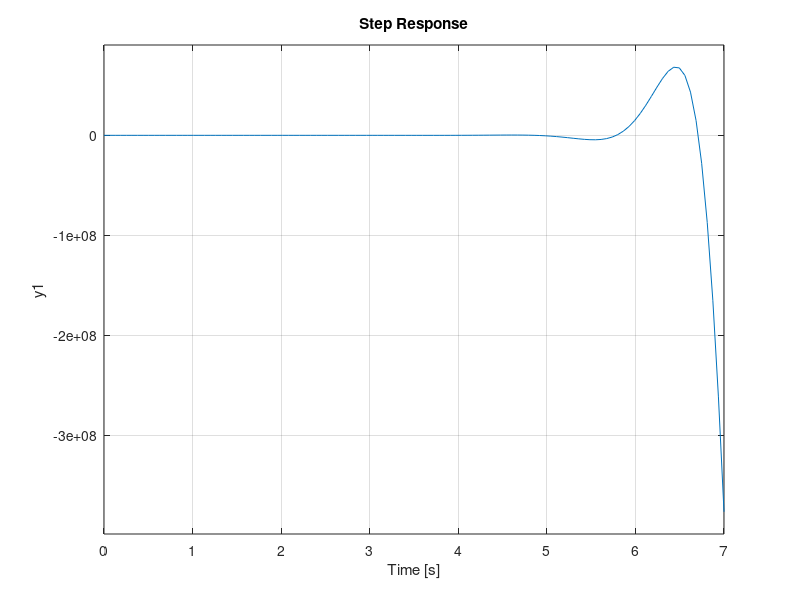

MATLAB code for this plot:
g1=tf([1],[1 1]);
g2=tf([1],[1 1 8]);
gc=tf([10],[2 1]);
gv=tf([20],[1 1]);
h=tf(5,[1 0]);
t1=series(gc,gv);
t2=parallel(g1,g2);
t3=series(t1,t2);
SYS=feedback(t3,h,-1)
step(SYS)
